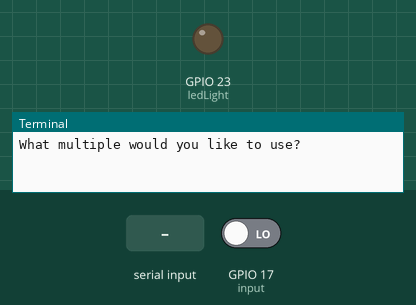
The program below on a simulated Raspberry Pi (BCM pin numbers). Shown: output pins drawn as LEDs (lit = HIGH), the last lines printed to the terminal. The test bench sets the inputs (shaded band); at power-on: GPIO 17 (input) LOW.

Above: at 1.2 s.
1.3 s: "5" typed at the terminal, then Enter
2.8 s: GPIO 17 (input) driven HIGH
At 2.95 s:
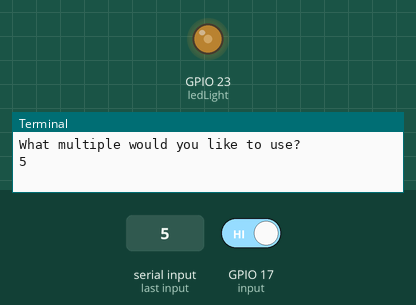
At 4.5 s:
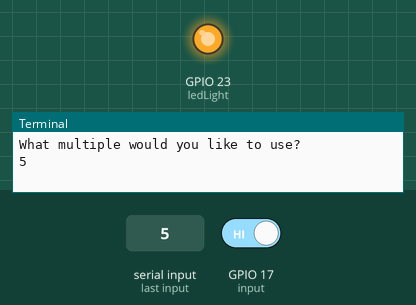
Timing chart, 0 to 6.0 s (numbered marks = the images above; inputs shaded):
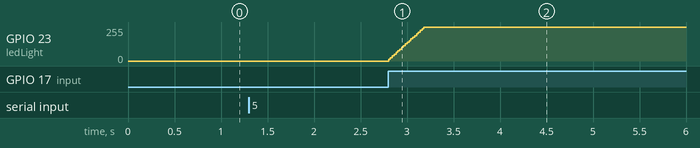

The program:

ButtonPressPWMLED.py
```python
import RPi.GPIO as GPIO
import time

GPIO.cleanup

GPIO.setmode(GPIO.BCM)

GPIO.setup(17,GPIO.IN)
GPIO.setup(23,GPIO.OUT)

ledLight = GPIO.PWM(23, 50)
ledLight.start(0)

inputMultiple = raw_input("What multiple would you like to use?")

multiple = int(inputMultiple)

input=GPIO.input(17)
i=0

while True:
	previnput = input
	input=GPIO.input(17)
	if input:
		i+=1 #if it is pressed, make it brighter
	else: #if not, dimm it
		i-=1

	i = max(0,min(i,100/multiple))

	#print i

	CDC = max(0,min(i*multiple,99))
	ledLight.ChangeDutyCycle(CDC)

	time.sleep(0.02)

GPIO.cleanup
```

Measured:
- after the input at 2.8 s, GPIO 23 (ledLight): moves from 0/255 to 252/255 over 0.38 s, starting at once
